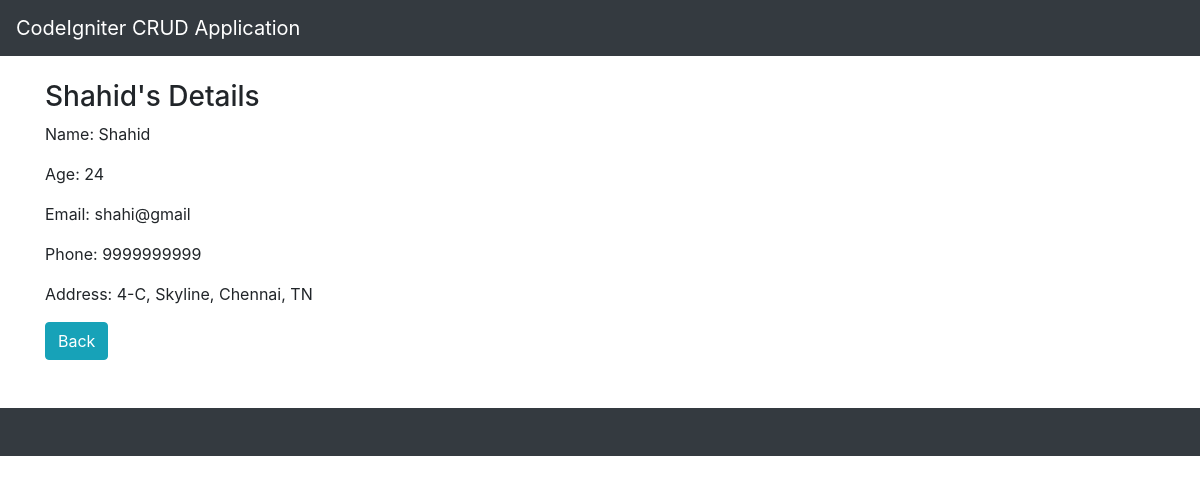
/index.php/welcome/view/4, run on the app's committed database.
### tables this page shows
CREATE TABLE `users` (
  `id` int(100) NOT NULL,
  `name` varchar(50) NOT NULL,
  `age` varchar(20) NOT NULL,
  `email` varchar(50) NOT NULL,
  `phone` varchar(20) NOT NULL,
  `address` text NOT NULL
);

### application/controllers/Welcome.php (called while the page is built, shortened)
<?php
class Welcome extends CI_Controller {
	public function view($id)
	{
		$this->load->model('queries');
		$user = $this->queries->getSingleUser($id);
		$this->load->view('view',['user'=>$user]);
	}
}

### index.php (called while the page is built, shortened)
<?php
require_once BASEPATH.'core/CodeIgniter.php';

### application/models/queries.php (called while the page is built, shortened)
<?php
    class queries extends CI_Model{
        public function getSingleUser($id){
            $query = $this->db->get_where('users', array('id' => $id));
            if($query -> num_rows() > 0){
                return $query -> row();
            }
        }
    }
?>

### application/views/view.php (the view)
<?php include_once('header.php') ?>
    <div class="container">
        <h3><?php echo $user->name; ?>'s Details</h3>
        <p>Name: <?php echo $user->name; ?></p>
        <p>Age: <?php echo $user->age; ?></p>
        <p>Email: <?php echo $user->email; ?></p>
        <p>Phone: <?php echo $user->phone; ?></p>
        <p>Address: <?php echo $user->address; ?></p>
        <?php echo anchor('welcome', 'Back', ['class'=>'btn btn-info']);?>
    </div>
<?php include_once('footer.php') ?>

### data on the page
users: name "Shahid", age "24", email "shahi@gmail", phone "9999999999", address "4-C, Skyline, Chennai, TN"

### other printed values
anchor('welcome', 'Back', ['class'=>'btn btn-info']) "Back"
